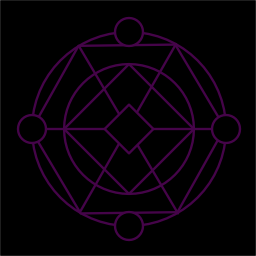
#> input picture image/image1_circle.png, 256 x 256 px
$ python poi_image_converter.py image1_circle.png image1.png
#> lines starting #> are read from the running program, lines starting #| are printed output that depends on the picture
# poi_image_converter.py
# This script converts fan shaped image to poi shaped image.

# Usage
# $ python ./poi_image_converter.py image1_circle.png image1.png

import sys
import numpy
import math
from PIL import Image

src_filename = 'src.png'
dst_filename = 'dst.png'

args = sys.argv
if 2 <= len(args):
  src_filename = args[1]
if 3 <= len(args):
  dst_filename = args[2]

src_img = Image.open(src_filename)
#> src_img is the input picture: PIL image 256x256 RGBA; mean R, G, B, A 6.4, 0.4, 6.8, 254.5

src_width, src_height = src_img.size
#> src_width = 256; src_height = 256

src_x0 = src_width / 2
#> src_x0 = 128
src_y0 = src_height / 2
#> src_y0 = 128

dst_width = int(src_width / 2)
#> dst_width = 128
if src_width > src_height:
  dst_width = int(src_height / 2)

dst_height = int(dst_width * 2 * numpy.pi)
#> dst_height = 804
dst_img = Image.new("RGB", (dst_width, dst_height))
#> dst_img: PIL image 128x804 RGB; every value is 0


for y in range(dst_height):
  for r in range(dst_width):
    theta = y / dst_width
    src_x = src_x0 + r * math.cos(theta)
    src_y = src_y0 + r * math.sin(theta)

    dst_img.putpixel((r,y), src_img.getpixel((src_x, src_y)))
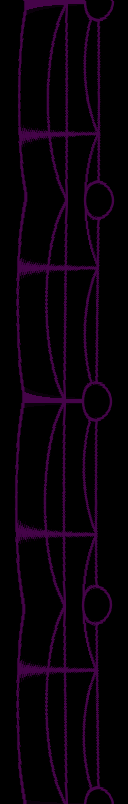
#> dst_img: PIL image 128x804 RGB; mean R, G, B 8.6, 0.5, 9.1

dst_img.save(dst_filename)
